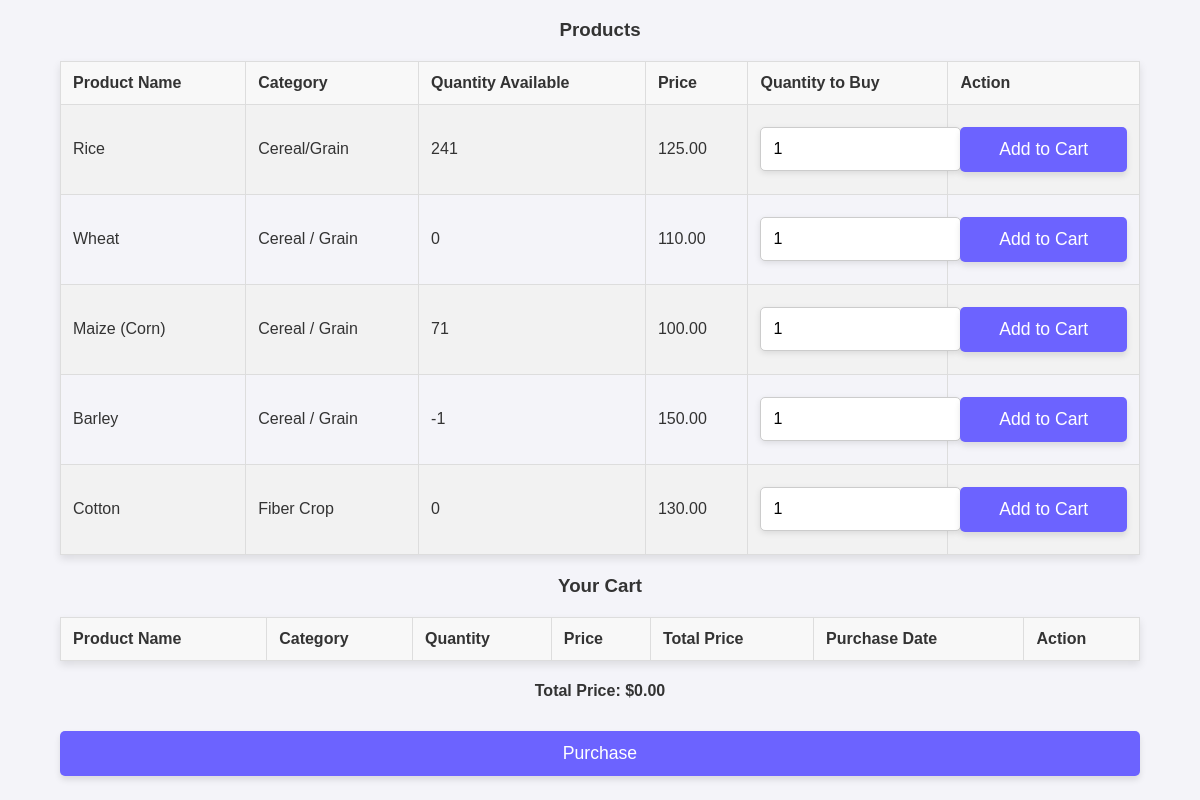
The app's page /consumer_db/index.php with its own data.
### tables this page shows
CREATE TABLE `product_info` (
  `id` int(11) NOT NULL,
  `product_id` int(11) NOT NULL,
  `quantity` int(11) NOT NULL,
  `new_price` decimal(10,2) DEFAULT NULL,
  `old_price` decimal(10,2) DEFAULT NULL,
  `production_cost` decimal(10,2) NOT NULL,
  `production_date` date NOT NULL,
  `expiration_date` date NOT NULL
);

CREATE TABLE `product` (
  `product_id` int(11) NOT NULL,
  `product_name` varchar(100) DEFAULT NULL,
  `category` varchar(100) DEFAULT NULL,
  `seasonality` varchar(50) DEFAULT NULL
);

### consumer_db/index.php (the view, shortened to what this page needs)
<?php
include('../config/connect.php');
$sql = "SELECT
            pi.id,
            p.product_id,
            p.product_name,
            p.category,
            pi.quantity,
            pi.new_price,
            pi.old_price,
            pi.production_date,
            pi.expiration_date
        FROM
            PRODUCT p
        INNER JOIN
            product_info pi ON p.product_id = pi.product_id
        ORDER BY p.product_id";
$result = $conn->query($sql);
?>
<!DOCTYPE html>
<html lang="en">
<head>
  <link rel="stylesheet" href="../product_db/product_info_style.css">
</head>
<body>
  <h3>Products</h3>
  <?php
  if ($result->num_rows > 0) {
    echo "<table border='1'>";
    echo "<tr>
                    <th>Product Name</th>
                    <th>Category</th>
                    <th>Quantity Available</th>
                    <th>Price</th>
                    <th>Quantity to Buy</th>
                    <th>Action</th>
                </tr>";
    while ($row = $result->fetch_assoc()) {
      echo "<tr id='product_row_" . $row['product_id'] . "'>
                    <td>" . htmlspecialchars($row['product_name']) . "</td>
                    <td>" . htmlspecialchars($row['category']) . "</td>
                    <td class='product-quantity'>" . htmlspecialchars($row['quantity']) . "</td>
                    <td>" . (is_null($row['new_price']) ? "NULL" : htmlspecialchars($row['new_price'])) . "</td>
                    <td>
                        <input type='number' id='quantity_" . $row['product_id'] . "' min='1' max='" . $row['quantity'] . "' value='1'/>
                    </td>
                    <td>
                        <button class='add-to-cart-btn' onclick='addToCart(" . $row['product_id'] . ", \"" . addslashes($row['product_name']) . "\", \"" . addslashes($row['category']) . "\", " . $row['new_price'] . ")'>Add to Cart</button>
                    </td>
                </tr>";
    }
    echo "</table>";
  } else {
    echo "<p>No data found.</p>";
  }
  ?>
  <h3>Your Cart</h3>
  <table border="1" id="cartTable">
    <thead>
      <tr>
        <th>Product Name</th>
        <th>Category</th>
        <th>Quantity</th>
        <th>Price</th>
        <th>Total Price</th>
        <th>Purchase Date</th>
        <th>Action</th>
      </tr>
    </thead>
  </table>
  <h4 id="totalPrice">Total Price: $0.00</h4>
  <button onclick="purchaseItems()">Purchase</button>
</body>
</html>

### product_db/product_info_style.css (style rules this page uses)
body { font-family: Arial, sans-serif; background-color: #f4f4f9; color: #333; margin: auto; padding: 0; width: 90%; text-align: center; }
table { width: 100%; border-collapse: collapse; margin: 20px 0; box-shadow: 0 4px 8px rgba(0, 0, 0, 0.1); }
table th, table td { padding: 12px; text-align: left; border: 1px solid #ddd; }
table th { background-color: #f8f8f8; color: #333; font-weight: bold; }
table tr:nth-child(even) { background-color: #f2f2f2; }
input[type="number"], input[type="date"], select, button { width: 100%; padding: 12px; margin: 10px 0; border: 1px solid #ccc; border-radius: 5px; box-shadow: 0 2px 6px rgba(0, 0, 0, 0.1); font-size: 1em; background-color: #fff; transition: box-shadow 0.3s ease, border 0.3s ease; }
button { background-color: #6c63ff; color: #fff; border: none; cursor: pointer; font-size: 1.1em; border-radius: 5px; padding: 12px; box-shadow: 0 4px 6px rgba(0, 0, 0, 0.1); transition: background-color 0.3s, box-shadow 0.3s ease; }

### records on screen
product_info: product.product_name "Rice", product.category "Cereal/Grain", quantity "241", new_price "125.00", product.product_id "1"
product_info: product.product_name "Wheat", product.category "Cereal / Grain", quantity "0", new_price "110.00"
product_info: product.product_name "Maize (Corn)", product.category "Cereal / Grain", quantity "71", new_price "100.00"
product_info: product.product_name "Barley", product.category "Cereal / Grain", quantity "-1", new_price "150.00"
product_info: product.product_name "Cotton", product.category "Fiber Crop", quantity "0", new_price "130.00"
